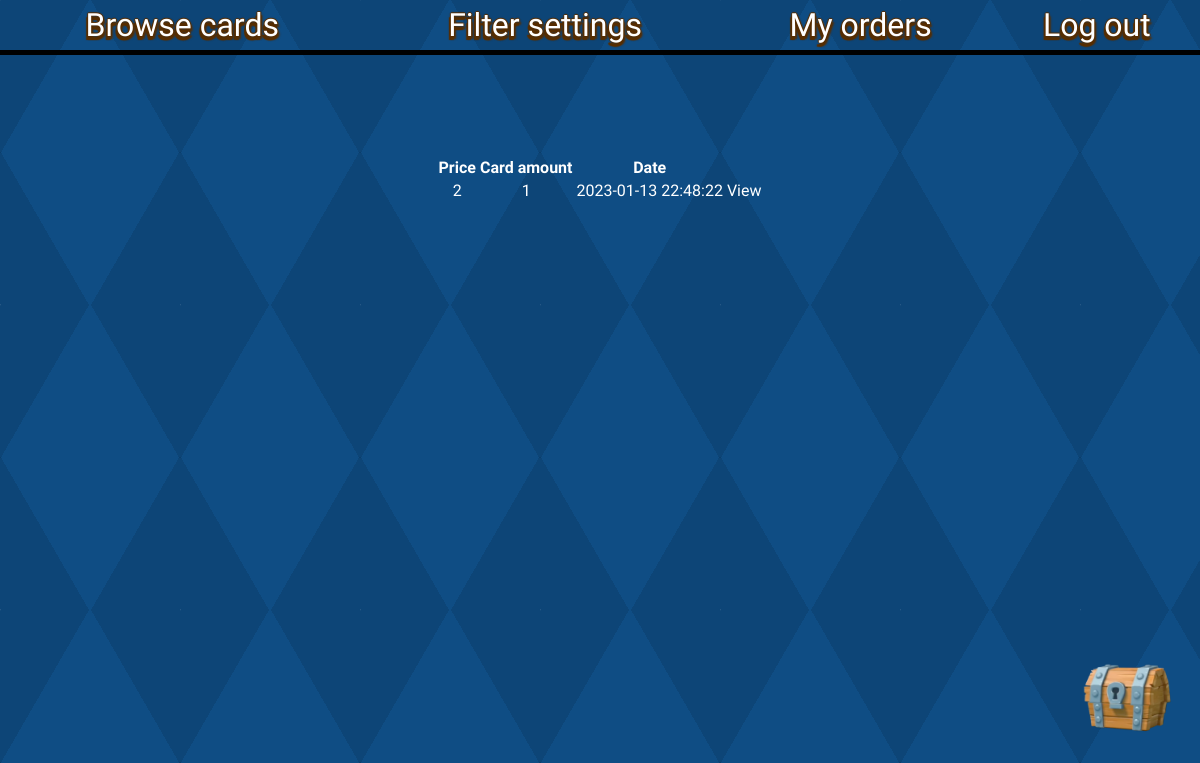
Page /verified/orders.php (signed in) on the committed database.
### tables this page shows
CREATE TABLE `orders` (
  `OID` int(11) NOT NULL,
  `customer_id` int(11) NOT NULL,
  `timestamp` timestamp NOT NULL DEFAULT current_timestamp() ON UPDATE current_timestamp(),
  `price` int(11) NOT NULL
);

### verified/orders.php (the view, shortened to what this page needs)
<?php
require("../header.php");
function load_orders(){
    $con=connect("localhost", "root", "", "clash");
    $sql = "SELECT * FROM orders WHERE customer_id = ".$_SESSION["customerID"].";";
    $result = $con->query($sql);
    $order_table = "<table id='orders_table'><tr><th>Price</th><th>Card amount</th><th>Date</th></tr>";
    while($row = $result->fetch_assoc()){
        $amount_sql = "SELECT SUM(amount) as amount FROM order_list WHERE order_id = ".$row["OID"].";";
        $amount = $con->query($amount_sql)->fetch_assoc()["amount"];
        $order_table .= sprintf("<tr><td>%d</td><td>%d</td><td>%s</td><td><a href='order_view.php?id=%d'>View</a></tr>", $row["price"], $amount, $row["timestamp"], $row["OID"]);
    }
    $order_table .= "</table>";
    echo $order_table;
}
?>
<html>
    <head>
        <?php echo load_head();?>
    </head>
    <body>
        <?php echo load_body();
        load_orders();
        ?>
    </body>
</html>

### style.css (style rules this page uses)
a:link { text-decoration: none; }
body { padding: 0; margin: 0; text-align: center; background-color: #0F4D84; background-image: repeating-linear-gradient(120deg, rgba(255,255,255,.1), transparent 1px, transparent 10000px), repeating-linear-gradient(60deg, rgba(255,255,255,.1), rgba(255,255,255,.1) 1px, transparent 1px, transparent 10000px), linear-gradient(60deg,rgba(0,0,0,.1) 25%, transparent 25%, transparent 75%, rgba(0,0,0,.1) 75%, rgba(0,0,0,.1)), linear-gradient(120deg, rgba(0,0,0,.1) 25%, transparent 25%, transparent 75%, rgba(0,0,0,.1) 75%, rgba(0,0,0,.1)); background-size: 180px 305px; font-family: "bungee",sans-serif; color:white; }
a { color:white }
#orders_table { margin: auto; text-align: center; }
html { overflow-x: hidden; }

### rows in the picture
orders: price "2", amount "1", timestamp "2023-01-13 22:48:22"
